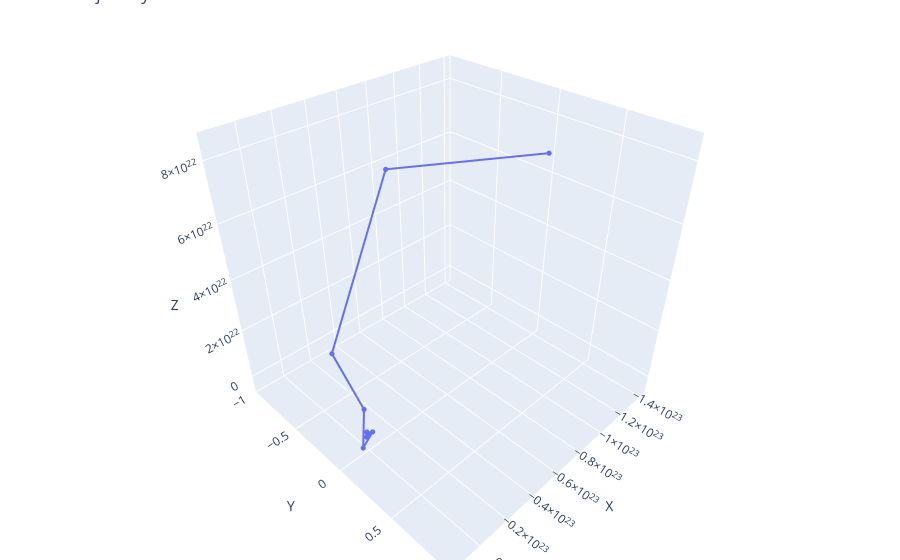

Notebook code cell kept with this figure:
### Code cell
Position3D(solution=solution)
